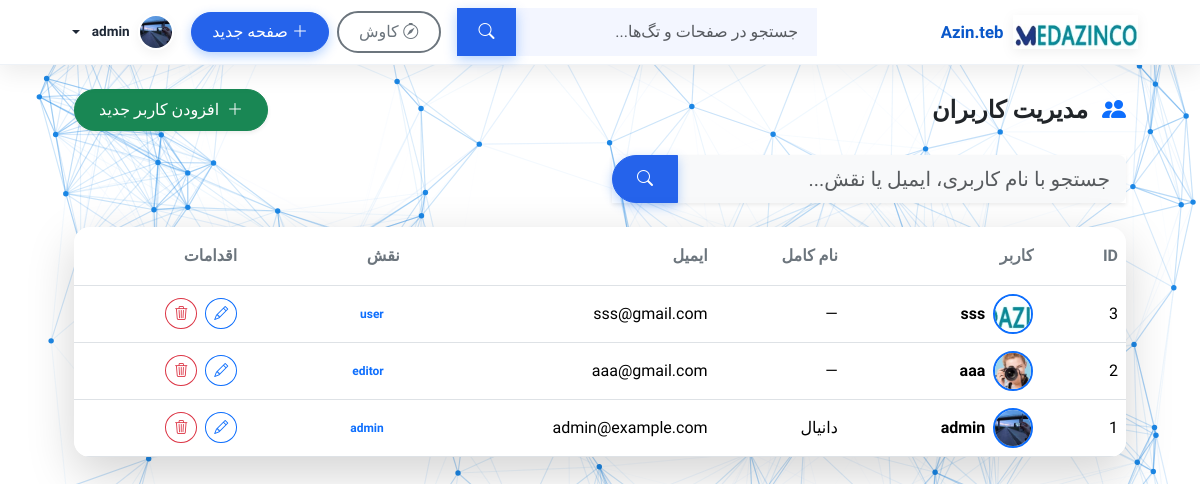
The app's page /admin/users (signed in) with its own data.
### app/models.py (models this page shows, shortened)
class User(db.Model, UserMixin):
    __tablename__ = 'user'
    id = db.Column(db.Integer, primary_key=True)
    username = db.Column(db.String(150), unique=True, nullable=False)
    email = db.Column(db.String(150), unique=True, nullable=False)
    password = db.Column(db.String(200), nullable=False)
    full_name = db.Column(db.String(150))
    bio = db.Column(db.Text)
    role = db.Column(db.String(50), default='user')
    avatar = db.Column(db.String(200), default='default_avatar.png')
    created_at = db.Column(db.DateTime, default=datetime.utcnow)
    comments = relationship('Comment', back_populates='user', cascade='all, delete-orphan')

### app/blueprints/admin/routes.py (the view)
@admin_bp.route('/users', endpoint='admin_users')
@login_required
@admin_required
def admin_users():
    page = request.args.get('page', 1, type=int)
    q = request.args.get('search', '').strip()
    query = User.query
    if q:
        like = f"%{q}%"
        query = query.filter((User.username.ilike(like)) | (User.email.ilike(like)) | (User.full_name.ilike(like)))
    users = query.order_by(User.id.desc()).paginate(page=page, per_page=10, error_out=False)
    return render_template('admin_users.html', users=users, search_query=q)

### app/__init__.py (called while the page is built)
def _inject_template_helpers(app: Flask) -> None:
    @app.context_processor
    def _helpers():
        def endpoint_exists(name: str) -> bool:
            try:
                return name in current_app.view_functions
            except Exception:
                return False
        return {"endpoint_exists": endpoint_exists}

### app/blueprints/admin/routes.py (called while the page is built)
def admin_required(f):
    from functools import wraps
    @wraps(f)
    def wrapped(*a, **kw):
        if not current_user.is_authenticated or current_user.role != 'admin':
            flash('فقط ادمین دسترسی دارد', 'danger')
            return redirect(url_for('index'))
        return f(*a, **kw)
    return wrapped

### app/models.py (called while the page is built)
def get_user_by_id(user_id: Optional[str]) -> Optional[User]:
    if not user_id:
        return None
    try:
        uid = int(user_id)
        return db.session.get(User, uid)
    except Exception:
        return None

### app/templates/admin_users.html (shortened to what this page needs)
{% extends "base.html" %}
{% block content %}
<div class="container py-4" data-aos="fade-up">
  <div class="d-flex flex-wrap justify-content-between align-items-center mb-4">
    <h4 class="fw-bold text-dark mb-2 mb-sm-0">
      <i class="bi bi-people-fill me-2 text-primary"></i>
      مدیریت کاربران
    </h4>
    <a class="btn btn-success rounded-pill px-4 py-2 shadow-sm hover-scale" href="{{ url_for('admin_user_new') }}">
      <i class="bi bi-plus-lg me-2"></i>افزودن کاربر جدید
    </a>
  </div>
  <div class="row mb-4" data-aos="fade-up" data-aos-delay="50">
    <div class="col-md-6">
      <form class="d-flex" action="{{ url_for('admin_users') }}" method="GET">
        <div class="input-group shadow-sm">
          <input name="search" class="form-control form-control-lg border-0 bg-light" placeholder="جستجو با نام کاربری، ایمیل یا نقش..." value="{{ search_query }}" aria-label="جستجو">
          <button class="btn btn-primary px-4" type="submit">
            <i class="bi bi-search"></i>
          </button>
        </div>
      </form>
    </div>
  </div>
  <div class="card border-0 shadow-lg rounded-4 overflow-hidden" data-aos="fade-up" data-aos-delay="100">
    <div class="table-responsive">
      <table class="table table-hover align-middle mb-0">
        <thead class="bg-light">
          <tr>
            <th class="py-3 pe-4 fw-semibold text-secondary">ID</th>
            <th class="py-3 fw-semibold text-secondary">کاربر</th>
            <th class="py-3 fw-semibold text-secondary">نام کامل</th>
            <th class="py-3 fw-semibold text-secondary">ایمیل</th>
            <th class="py-3 fw-semibold text-secondary">نقش</th>
            <th class="py-3 ps-4 fw-semibold text-secondary">اقدامات</th>
          </tr>
        </thead>
        <tbody>
          {% for user in users.items %}
          <tr id="user-{{ user.id }}" class="border-bottom hover-lift">
            <td class="pe-4 fw-medium">{{ user.id }}</td>
            <td>
              <div class="d-flex align-items-center gap-2">
                <div class="avatar-wrapper">
                  {% set avatar_path = user.avatar if user.avatar else 'default_avatar.png' %}
                  <img src="{{ url_for('static', filename='images/' + avatar_path) if user.avatar else url_for('static', filename='images/default_avatar.png') }}"
                       class="rounded-circle border border-2 border-primary object-fit-cover"
                       width="40" height="40" alt="{{ user.username }}"
                       onerror="this.onerror=null; this.src='{{ url_for('static', filename='images/default_avatar.png') }}'">
                </div>
                <span class="fw-semibold">{{ user.username }}</span>
              </div>
            </td>
            <td>{{ user.full_name or '—' }}</td>
            <td>{{ user.email }}</td>
            <td>
              <span class="badge bg-primary-soft text-primary px-3 py-2 rounded-pill">{{ user.role }}</span>
            </td>
            <td class="ps-4">
              <div class="d-flex gap-2">
                <a class="btn btn-sm btn-outline-primary rounded-circle hover-scale" href="{{ url_for('admin_user_edit', user_id=user.id) }}" title="ویرایش">
                  <i class="bi bi-pencil"></i>
                </a>
                <form action="{{ url_for('admin_user_delete', user_id=user.id) }}" method="POST" style="display:inline;" onsubmit="return confirm('آیا از حذف این کاربر اطمینان دارید؟ این عمل غیرقابل بازگشت است.');">
                  <button class="btn btn-sm btn-outline-danger rounded-circle hover-scale" type="submit" title="حذف">
                    <i class="bi bi-trash3"></i>
                  </button>
                </form>
              </div>
            </td>
          </tr>
          {% endfor %}
        </tbody>
      </table>
    </div>
  </div>
</div>
{% endblock %}

### app/templates/base.html (shortened to what this page needs)
<!doctype html>
<html lang="fa" dir="rtl">
<head>
    <link href="https://cdn.jsdelivr.net/npm/bootstrap@5.3.2/dist/css/bootstrap.rtl.min.css" rel="stylesheet">
    <link href="https://cdn.jsdelivr.net/npm/bootstrap-icons@1.11.1/font/bootstrap-icons.css" rel="stylesheet">
    <link href="https://unpkg.com/aos@2.3.1/dist/aos.css" rel="stylesheet">
    <link rel="stylesheet" href="{{ url_for('static', filename='css/circular-text.css') }}">
    <link rel="stylesheet" href="{{ url_for('static', filename='css/theme.css') }}">
</head>
<body>
{% macro safe_url_for(endpoint, filename=None) %}
{% if endpoint_exists(endpoint) %}
{{ url_for(endpoint, filename=filename) }}
{% elif endpoint == 'auth.uploads_file' and filename %}
/uploads/{{ filename }}
{% else %}
#
{% endif %}
{% endmacro %}
{% set home_url = url_for('wiki.index') if endpoint_exists('wiki.index') else '/' %}
{% set discover_url = url_for('wiki.discover') if endpoint_exists('wiki.discover') else url_for('wiki.index') %}
{% set edit_url = url_for('wiki.edit_page', page_slug='new') if endpoint_exists('wiki.edit_page') else '/edit/new' %}
{% set login_url = url_for('auth.login') if endpoint_exists('auth.login') else '/login' %}
{% set profile_url = url_for('auth.profile') if endpoint_exists('auth.profile') else '/profile' %}
{% set admin_users_url = url_for('admin.admin_users') if endpoint_exists('admin.admin_users') else None %}
<header class="site-header" data-aos="fade-down">
    <div class="container d-flex align-items-center justify-content-between py-2">
        <a class="brand" href="{{ home_url }}">
            <img src="{{ url_for('static', filename='logo.png') }}" alt="Azin.teb" class="logo"
                 onerror="this.onerror=null; this.src='{{ url_for('static', filename='default_avatar.png') }}'">
            <span>Azin.teb</span>
        </a>
        <form id="global-search" class="d-flex ms-auto me-3" action="{{ discover_url }}" method="GET" role="search">
            <div class="input-group search-wrap">
                <input name="q" value="{{ request.args.get('q','') }}" class="form-control search-input"
                       placeholder="جستجو در صفحات و تگ‌ها..." aria-label="جستجو">
                <button class="btn btn-primary" type="submit" aria-label="جستجو"><i class="bi bi-search"></i></button>
            </div>
        </form>
        <nav class="d-flex gap-2 align-items-center">
            {% if endpoint_exists('wiki.discover') %}
            <a class="btn btn-outline-secondary" href="{{ discover_url }}"><i class="bi bi-compass me-1"></i>کاوش</a>
            {% else %}
            <a class="btn btn-outline-secondary" href="{{ url_for('wiki.index') }}"><i class="bi bi-search me-1"></i>کاوش</a>
            {% endif %}
            {% if current_user.is_authenticated %}
            <a class="btn btn-primary" href="{{ edit_url }}"><i class="bi bi-plus-lg me-1"></i>صفحه جدید</a>
            <div class="dropdown">
                <a class="dropdown-toggle" href="#" data-bs-toggle="dropdown" aria-expanded="false">
                    {% set avatar_path = current_user.avatar if current_user.avatar else 'default_avatar.png' %}
                    <img src="{{ safe_url_for('auth.uploads_file', filename=avatar_path) }}"
                         class="avatar-sm" alt="avatar"
                         onerror="this.onerror=null; this.src='{{ url_for('static', filename='default_avatar.png') }}'">
                    <span class="small fw-semibold">{{ current_user.username }}</span>
                </a>
            </div>
            {% else %}
            <a class="btn btn-outline-primary" href="{{ login_url }}"><i class="bi bi-box-arrow-in-right me-1"></i>ورود</a>
            {% endif %}
        </nav>
    </div>
</header>
<main class="container mt-0 pt-0">
    {% block content %}{% endblock %}
</main>
</body>
</html>

### app/static/css/theme.css (style rules this page uses)
:root { --bg: #f8fafc; --card: #ffffff; --muted: #6b7280; --text: #0f1724; --primary: #2563eb; --glass: linear-gradient(180deg, rgba(255,255,255,0.9), rgba(255,255,255,0.95)); }
* { box-sizing:border-box }
body { background:var(--bg); color:var(--text); font-family:"Vazirmatn", system-ui, -apple-system, "Segoe UI", Roboto, "Helvetica Neue", Arial; -webkit-font-smoothing:antialiased; -moz-osx-font-smoothing:grayscale; margin:0; }
.site-header { background:var(--card); border-bottom:1px solid #eef2f7; position:sticky; top:0; z-index:50; }
.brand { font-weight:700;font-size:1.05rem;display:flex;gap:.6rem;align-items:center }
.logo { height:34px }
.container { max-width:1100px }
.avatar-sm { width:36px;height:36px;border-radius:50%;object-fit:cover;border:2px solid #fff }
.small { font-size:.85rem }
.search-wrap { width:360px }
.search-input { border-radius:8px 0 0 8px }
.btn-primary { background:var(--primary);border-color:var(--primary) }

### app/templates/base.html (style rules this page uses)
:root { --primary: #0d6efd; --primary-dark: #0a58ca; --primary-soft: rgba(13, 110, 253, 0.1); --light-bg: #f8f9fc; --card-bg: #ffffff; --text-dark: #1f2937; --text-muted: #6c757d; --glass-border: rgba(15, 23, 42, 0.08); --shadow-sm: 0 4px 12px rgba(0,0,0,0.05); --shadow-md: 0 8px 24px rgba(0,0,0,0.08); --shadow-lg: 0 16px 32px rgba(0,0,0,0.12); --radius-md: 12px; --radius-lg: 16px; --transition: all 0.25s ease; }
body { font-family: 'Vazirmatn', system-ui, -apple-system, 'Segoe UI', Roboto, sans-serif; background: var(--light-bg); color: var(--text-dark); line-height: 1.6; -webkit-font-smoothing: antialiased; -moz-osx-font-smoothing: grayscale; }
.site-header { position: sticky; top: 0; z-index: 999; background: rgba(255, 255, 255, 0.92); backdrop-filter: blur(16px); -webkit-backdrop-filter: blur(16px); border-bottom: 1px solid var(--glass-border); box-shadow: var(--shadow-sm); transition: var(--transition); }
.brand { font-weight: 700; font-size: 1.25rem; color: var(--primary-dark); display: flex; align-items: center; gap: 0.75rem; text-decoration: none; transition: var(--transition); }
.logo { height: 46px; width: auto; filter: drop-shadow(0 3px 6px rgba(0,0,0,0.06)); }
.search-wrap { width: 420px; max-width: 36vw; }
.search-input { border-radius: 12px 0 0 12px; border: 1px solid transparent; background: #f3f6ff; padding: 0.7rem 1.1rem; transition: var(--transition); }
.search-wrap .btn { border-radius: 0 12px 12px 0; padding: 0.7rem 1.3rem; background: var(--primary); border-color: var(--primary); color: white; }
.avatar-sm { width: 44px; height: 44px; border-radius: 50%; object-fit: cover; border: 2.5px solid #fff; box-shadow: var(--shadow-sm); }
.dropdown-toggle { display: flex; align-items: center; gap: 0.5rem; text-decoration: none; color: var(--text-dark); font-weight: 500; padding: 0.3rem 0.6rem; border-radius: 30px; }
.btn-outline-secondary { border-radius: 30px; border-width: 2px; font-weight: 500; padding: 0.45rem 1.25rem; }
.btn-primary { background: var(--primary); border-color: var(--primary); border-radius: 30px; font-weight: 500; padding: 0.45rem 1.25rem; box-shadow: 0 4px 12px rgba(13, 110, 253, 0.3); }

### records on screen
User: avatar (picture), username "admin", id "1", full_name "دانیال", email "admin@example.com", role "admin"
User: id "3", avatar (picture), username "sss", full_name "—", email "sss@gmail.com", role "user"
User: id "2", avatar (picture), username "aaa", full_name "—", email "aaa@gmail.com", role "editor"
